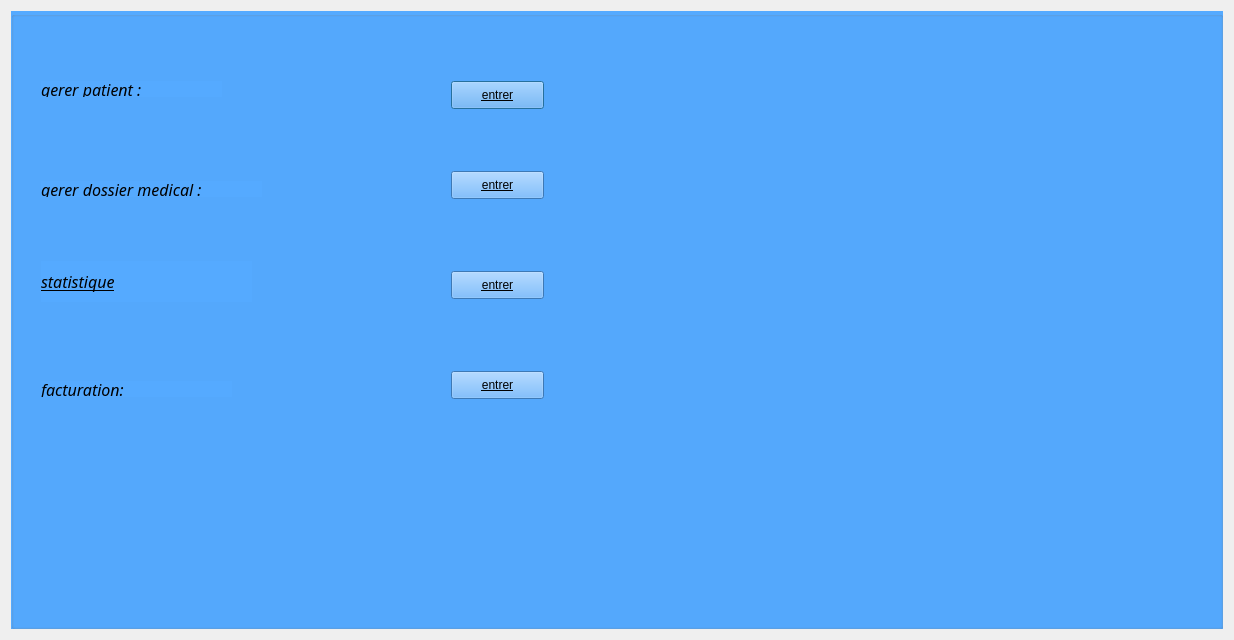
<?xml version="1.0" encoding="UTF-8"?>
<ui version="4.0">
 <class>liste</class>
 <widget class="QDialog" name="liste">
  <property name="geometry">
   <rect>
    <x>0</x>
    <y>0</y>
    <width>1234</width>
    <height>640</height>
   </rect>
  </property>
  <property name="windowTitle">
   <string>Dialog</string>
  </property>
  <layout class="QVBoxLayout" name="verticalLayout">
   <item>
    <widget class="QGroupBox" name="groupBox_2">
     <property name="font">
      <font>
       <family>Bahnschrift</family>
       <pointsize>12</pointsize>
       <weight>9</weight>
       <italic>true</italic>
       <bold>false</bold>
       <underline>true</underline>
      </font>
     </property>
     <property name="styleSheet">
      <string notr="true">background-color: rgb(85, 170, 255);
text-decoration: underline;
font: 75 italic 12pt &quot;Bahnschrift&quot;;
</string>
     </property>
     <property name="title">
      <string/>
     </property>
     <widget class="QLabel" name="label_2">
      <property name="geometry">
       <rect>
        <x>30</x>
        <y>70</y>
        <width>181</width>
        <height>16</height>
       </rect>
      </property>
      <property name="font">
       <font>
        <family>Bahnschrift</family>
        <pointsize>12</pointsize>
        <weight>9</weight>
        <italic>true</italic>
        <bold>false</bold>
        <underline>true</underline>
       </font>
      </property>
      <property name="mouseTracking">
       <bool>true</bool>
      </property>
      <property name="text">
       <string>gerer patient :</string>
      </property>
     </widget>
     <widget class="QLabel" name="label_3">
      <property name="geometry">
       <rect>
        <x>30</x>
        <y>170</y>
        <width>221</width>
        <height>16</height>
       </rect>
      </property>
      <property name="font">
       <font>
        <family>Bahnschrift</family>
        <pointsize>12</pointsize>
        <weight>9</weight>
        <italic>true</italic>
        <bold>false</bold>
        <underline>true</underline>
       </font>
      </property>
      <property name="text">
       <string>gerer dossier medical :</string>
      </property>
     </widget>
     <widget class="QLabel" name="label_4">
      <property name="geometry">
       <rect>
        <x>30</x>
        <y>250</y>
        <width>211</width>
        <height>41</height>
       </rect>
      </property>
      <property name="font">
       <font>
        <family>Bahnschrift</family>
        <pointsize>12</pointsize>
        <weight>9</weight>
        <italic>true</italic>
        <bold>false</bold>
        <underline>true</underline>
       </font>
      </property>
      <property name="text">
       <string>statistique</string>
      </property>
     </widget>
     <widget class="QLabel" name="label_5">
      <property name="geometry">
       <rect>
        <x>30</x>
        <y>370</y>
        <width>191</width>
        <height>16</height>
       </rect>
      </property>
      <property name="font">
       <font>
        <family>Bahnschrift</family>
        <pointsize>12</pointsize>
        <weight>9</weight>
        <italic>true</italic>
        <bold>false</bold>
        <underline>true</underline>
       </font>
      </property>
      <property name="text">
       <string>facturation:</string>
      </property>
     </widget>
     <widget class="QPushButton" name="pushButton_2">
      <property name="geometry">
       <rect>
        <x>440</x>
        <y>70</y>
        <width>93</width>
        <height>28</height>
       </rect>
      </property>
      <property name="text">
       <string>entrer</string>
      </property>
     </widget>
     <widget class="QPushButton" name="pushButton_3">
      <property name="geometry">
       <rect>
        <x>440</x>
        <y>160</y>
        <width>93</width>
        <height>28</height>
       </rect>
      </property>
      <property name="text">
       <string>entrer</string>
      </property>
     </widget>
     <widget class="QPushButton" name="pushButton_4">
      <property name="geometry">
       <rect>
        <x>440</x>
        <y>260</y>
        <width>93</width>
        <height>28</height>
       </rect>
      </property>
      <property name="text">
       <string>entrer</string>
      </property>
     </widget>
     <widget class="QPushButton" name="pushButton_5">
      <property name="geometry">
       <rect>
        <x>440</x>
        <y>360</y>
        <width>93</width>
        <height>28</height>
       </rect>
      </property>
      <property name="text">
       <string>entrer</string>
      </property>
     </widget>
    </widget>
   </item>
  </layout>
 </widget>
 <resources/>
 <connections/>
</ui>
